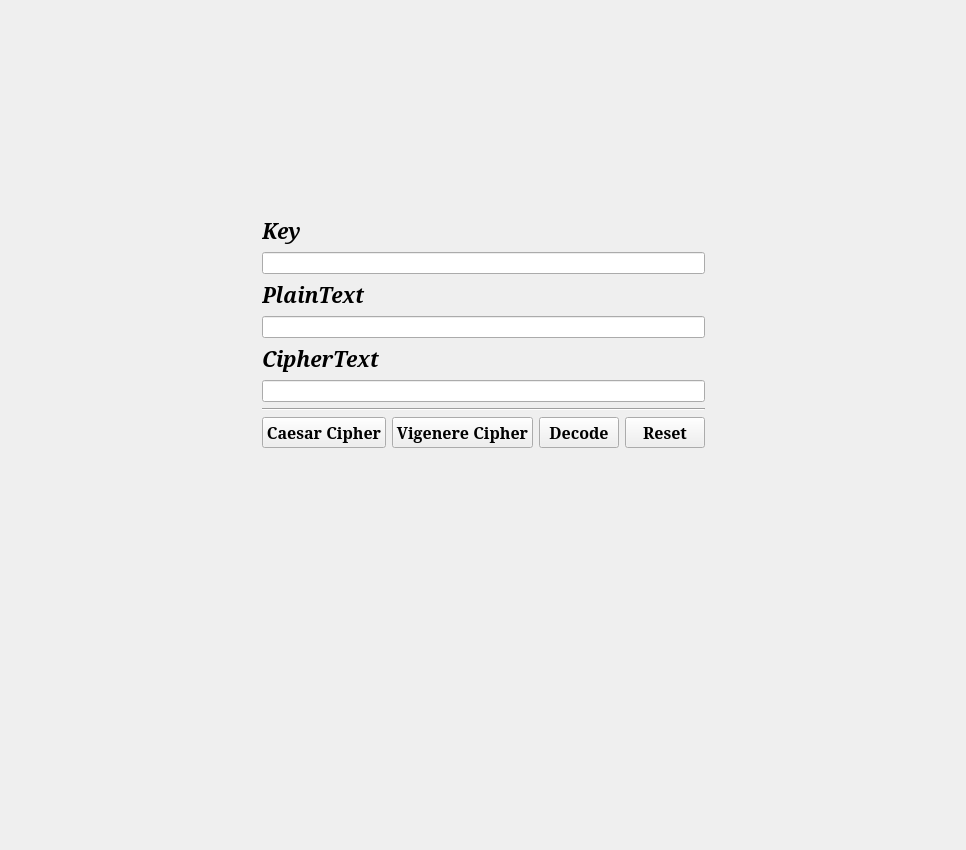
<?xml version="1.0" encoding="UTF-8"?>
<ui version="4.0">
 <class>Form</class>
 <widget class="QWidget" name="Form">
  <property name="geometry">
   <rect>
    <x>0</x>
    <y>0</y>
    <width>966</width>
    <height>850</height>
   </rect>
  </property>
  <property name="windowTitle">
   <string>1712480133_Zrz</string>
  </property>
  <layout class="QGridLayout" name="gridLayout_2">
   <item row="2" column="1">
    <layout class="QHBoxLayout" name="horizontalLayout_8">
     <item>
      <widget class="QPushButton" name="pushButton_Caesar">
       <property name="font">
        <font>
         <family>Constantia</family>
         <pointsize>12</pointsize>
         <weight>75</weight>
         <bold>true</bold>
        </font>
       </property>
       <property name="text">
        <string>Caesar Cipher</string>
       </property>
      </widget>
     </item>
     <item>
      <widget class="QPushButton" name="pushButton_Virginia">
       <property name="font">
        <font>
         <family>Constantia</family>
         <pointsize>12</pointsize>
         <weight>75</weight>
         <bold>true</bold>
        </font>
       </property>
       <property name="text">
        <string>Vigenere Cipher</string>
       </property>
      </widget>
     </item>
     <item>
      <widget class="QPushButton" name="pushButton_Decode">
       <property name="font">
        <font>
         <family>Constantia</family>
         <pointsize>12</pointsize>
         <weight>75</weight>
         <bold>true</bold>
        </font>
       </property>
       <property name="text">
        <string>Decode</string>
       </property>
      </widget>
     </item>
     <item>
      <widget class="QPushButton" name="pushButton_Reset">
       <property name="font">
        <font>
         <family>Constantia</family>
         <pointsize>12</pointsize>
         <weight>75</weight>
         <bold>true</bold>
        </font>
       </property>
       <property name="text">
        <string>Reset</string>
       </property>
      </widget>
     </item>
    </layout>
   </item>
   <item row="0" column="1">
    <layout class="QGridLayout" name="gridLayout">
     <item row="1" column="0">
      <widget class="QLabel" name="label_Key">
       <property name="font">
        <font>
         <family>Constantia</family>
         <pointsize>16</pointsize>
         <weight>75</weight>
         <italic>true</italic>
         <bold>true</bold>
        </font>
       </property>
       <property name="text">
        <string>Key</string>
       </property>
      </widget>
     </item>
     <item row="5" column="0">
      <widget class="QLabel" name="label_CipherText">
       <property name="font">
        <font>
         <family>Constantia</family>
         <pointsize>16</pointsize>
         <weight>75</weight>
         <italic>true</italic>
         <bold>true</bold>
        </font>
       </property>
       <property name="text">
        <string>CipherText</string>
       </property>
      </widget>
     </item>
     <item row="6" column="0">
      <widget class="QLineEdit" name="lineEdit_CipherText">
       <property name="text">
        <string/>
       </property>
      </widget>
     </item>
     <item row="4" column="0">
      <widget class="QLineEdit" name="lineEdit_PlainText">
       <property name="text">
        <string/>
       </property>
      </widget>
     </item>
     <item row="2" column="0">
      <widget class="QLineEdit" name="lineEdit_Key">
       <property name="text">
        <string/>
       </property>
      </widget>
     </item>
     <item row="3" column="0">
      <widget class="QLabel" name="label_PlainText">
       <property name="font">
        <font>
         <family>Constantia</family>
         <pointsize>16</pointsize>
         <weight>75</weight>
         <italic>true</italic>
         <bold>true</bold>
        </font>
       </property>
       <property name="text">
        <string>PlainText</string>
       </property>
      </widget>
     </item>
     <item row="0" column="0">
      <spacer name="verticalSpacer">
       <property name="orientation">
        <enum>Qt::Vertical</enum>
       </property>
       <property name="sizeHint" stdset="0">
        <size>
         <width>20</width>
         <height>40</height>
        </size>
       </property>
      </spacer>
     </item>
    </layout>
   </item>
   <item row="2" column="0">
    <spacer name="horizontalSpacer_2">
     <property name="orientation">
      <enum>Qt::Horizontal</enum>
     </property>
     <property name="sizeHint" stdset="0">
      <size>
       <width>40</width>
       <height>20</height>
      </size>
     </property>
    </spacer>
   </item>
   <item row="3" column="1">
    <spacer name="verticalSpacer_2">
     <property name="orientation">
      <enum>Qt::Vertical</enum>
     </property>
     <property name="sizeHint" stdset="0">
      <size>
       <width>20</width>
       <height>40</height>
      </size>
     </property>
    </spacer>
   </item>
   <item row="1" column="1">
    <widget class="Line" name="line">
     <property name="orientation">
      <enum>Qt::Horizontal</enum>
     </property>
    </widget>
   </item>
   <item row="2" column="2">
    <spacer name="horizontalSpacer_3">
     <property name="orientation">
      <enum>Qt::Horizontal</enum>
     </property>
     <property name="sizeHint" stdset="0">
      <size>
       <width>40</width>
       <height>20</height>
      </size>
     </property>
    </spacer>
   </item>
  </layout>
 </widget>
 <resources/>
 <connections>
  <connection>
   <sender>pushButton_Reset</sender>
   <signal>clicked()</signal>
   <receiver>lineEdit_Key</receiver>
   <slot>clear()</slot>
   <hints>
    <hint type="sourcelabel">
     <x>636</x>
     <y>429</y>
    </hint>
    <hint type="destinationlabel">
     <x>483</x>
     <y>278</y>
    </hint>
   </hints>
  </connection>
  <connection>
   <sender>pushButton_Reset</sender>
   <signal>clicked()</signal>
   <receiver>lineEdit_PlainText</receiver>
   <slot>clear()</slot>
   <hints>
    <hint type="sourcelabel">
     <x>636</x>
     <y>429</y>
    </hint>
    <hint type="destinationlabel">
     <x>483</x>
     <y>331</y>
    </hint>
   </hints>
  </connection>
  <connection>
   <sender>pushButton_Reset</sender>
   <signal>clicked()</signal>
   <receiver>lineEdit_CipherText</receiver>
   <slot>clear()</slot>
   <hints>
    <hint type="sourcelabel">
     <x>636</x>
     <y>429</y>
    </hint>
    <hint type="destinationlabel">
     <x>483</x>
     <y>384</y>
    </hint>
   </hints>
  </connection>
  <connection>
   <sender>pushButton_Caesar</sender>
   <signal>clicked()</signal>
   <receiver>lineEdit_CipherText</receiver>
   <slot>update()</slot>
   <hints>
    <hint type="sourcelabel">
     <x>330</x>
     <y>429</y>
    </hint>
    <hint type="destinationlabel">
     <x>483</x>
     <y>384</y>
    </hint>
   </hints>
  </connection>
  <connection>
   <sender>pushButton_Virginia</sender>
   <signal>clicked()</signal>
   <receiver>lineEdit_CipherText</receiver>
   <slot>update()</slot>
   <hints>
    <hint type="sourcelabel">
     <x>433</x>
     <y>429</y>
    </hint>
    <hint type="destinationlabel">
     <x>483</x>
     <y>384</y>
    </hint>
   </hints>
  </connection>
  <connection>
   <sender>pushButton_Decode</sender>
   <signal>clicked()</signal>
   <receiver>Form</receiver>
   <slot>show()</slot>
   <hints>
    <hint type="sourcelabel">
     <x>536</x>
     <y>429</y>
    </hint>
    <hint type="destinationlabel">
     <x>482</x>
     <y>424</y>
    </hint>
   </hints>
  </connection>
 </connections>
</ui>
